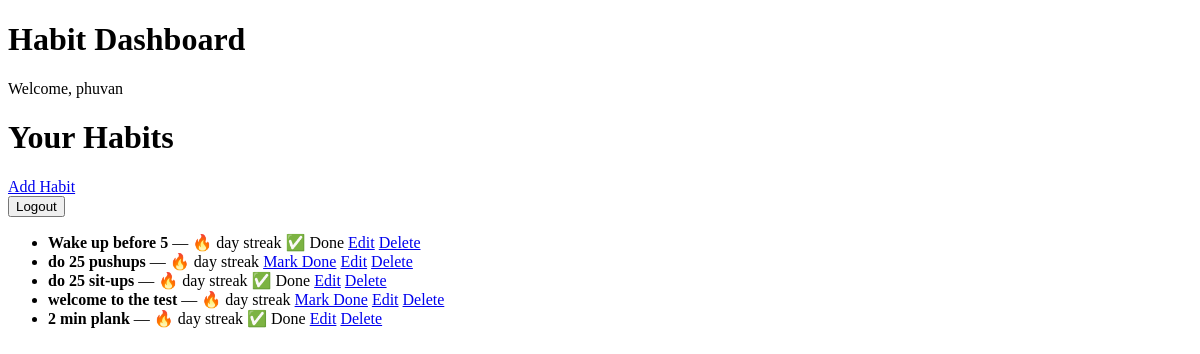
The page / (signed in) on the database as committed earlier.
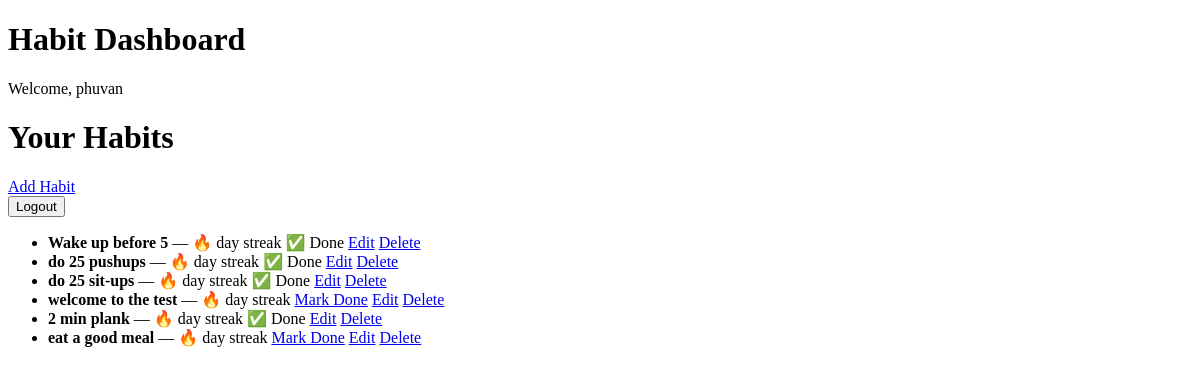
The same page on the database as committed later.
### habits/models.py (models this page shows, shortened)
class Habit(models.Model):
    PRIORITY_CHOICES = [
        ('low', 'Low'),
        ('medium', 'Medium'),
        ('high', 'High'),
    ]
    user = models.ForeignKey(
        User,
        on_delete=models.CASCADE,
        related_name='habits'
    )
    name = models.CharField(max_length=100)
    priority = models.CharField(
        max_length=10,
        choices=PRIORITY_CHOICES
    )
    weight = models.PositiveIntegerField(help_text="1 (low impact) to 5 (high impact)")
    is_active = models.BooleanField(default=True)
    created_at = models.DateTimeField(auto_now_add=True)

### habits/views.py (the view)
# urls.py: path('', views.dashboard, name='dashboard'),
@login_required
def dashboard(request):
    habits = Habit.objects.filter(user=request.user)
    today = timezone.now().date()
    completed_habits = HabitCompletion.objects.filter(
        habit__in=habits,
        date=today
    ).values_list('habit_id', flat=True)
    return render(request, 'habits/dashboard.html', {
        'habits': habits,
        'completed_habits': completed_habits,
    })

### habits/templates/habits/dashboard.html (shortened to what this page needs)
<!DOCTYPE html>
<html>
<body>
<h1>Habit Dashboard</h1>
<p>Welcome, {{ request.user.username }}</p>
<h1>Your Habits</h1>
<a href="{% url 'habit_create' %}"> Add Habit</a>
<form method="post" action="{% url 'logout' %}">
    <button type="submit">Logout</button>
</form>
<ul>
{% for habit in habits %}
    <li>
        <strong>{{ habit.name }}</strong>
        — 🔥 {{ habit.current_streak }} day streak
        {% if habit.id in completed_habits %}
            ✅ Done
        {% else %}
            <a href="{% url 'habit_complete' habit.id %}">Mark Done</a>
        {% endif %}
        <a href="{% url 'habit_update' habit.id %}">Edit</a>
        <a href="{% url 'habit_delete' habit.id %}">Delete</a>
    </li>
{% empty %}
    <li>No habits yet.</li>
{% endfor %}
</ul>
</body>
</html>

Rows that differ between the two databases and show on the page:
computed for Habit "do 25 pushups": text "Mark Done" → "✅ Done"
added Habit: name "eat a good meal", shows "Mark Done"
